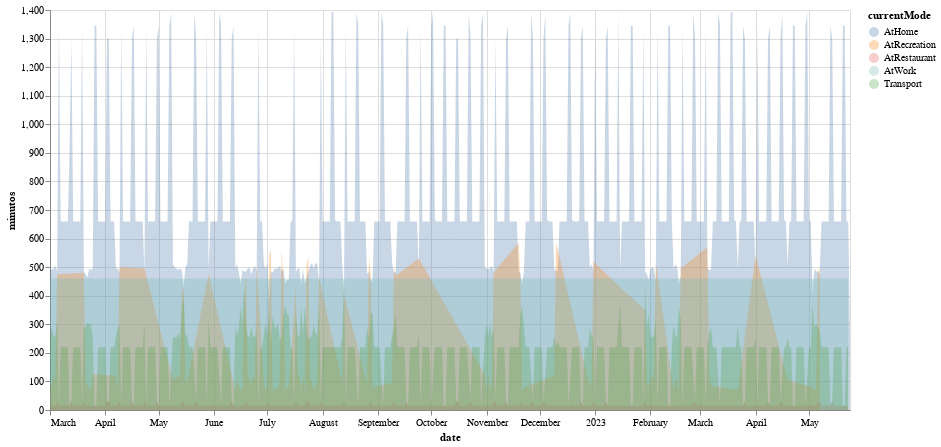

Source (notebook cell):
### Code cell
source = aux

alt.Chart(source).mark_area(opacity=0.3).encode(
    x="date:T",
    y=alt.Y("minutos:Q", stack=None),
    color="currentMode:N"
).properties(height=400, width=800)

### Figure 1 — Vega-Lite specification as saved in the notebook (floating-point values rounded to 4 significant figures; data arrays with more than 128 entries replaced by an {"elided": "..."} marker saying what was removed)
{"config": {"view": {"continuousWidth": 400, "continuousHeight": 300}}, "data": {"name": "data-5376fe8e883b47d45b51d95d205c2b72"}, "mark": {"type": "area", "opacity": 0.3}, "encoding": {"color": {"field": "currentMode", "type": "nominal"}, "x": {"field": "date", "type": "temporal"}, "y": {"field": "minutos", "stack": null, "type": "quantitative"}}, "height": 400, "width": 800, "$schema": "https://vega.github.io/schema/vega-lite/v4.17.0.json", "datasets": {"data-5376fe8e883b47d45b51d95d205c2b72": {"elided": "1745 records"}}}
